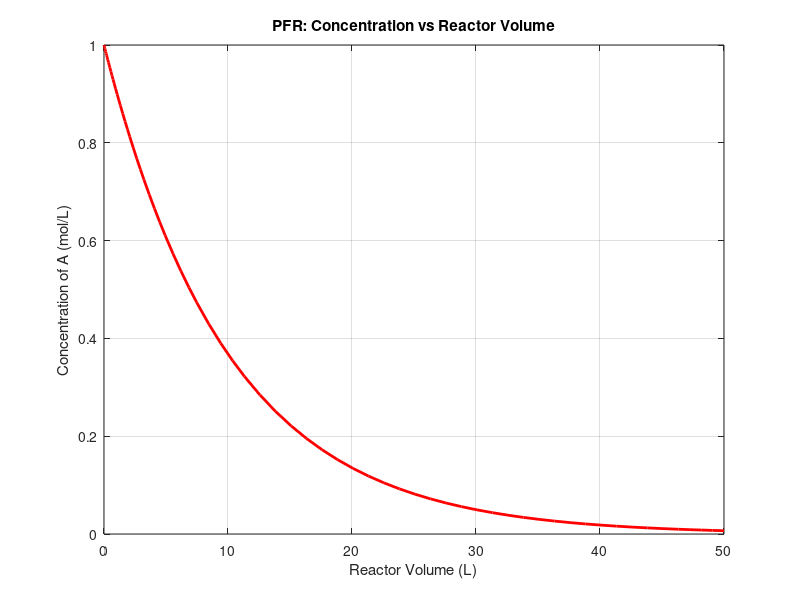

The MATLAB source for this figure:
%% Plug Flow Reactor (PFR) Simulation
% Simulate the concentration profile along the length of a PFR

% Parameters
k = 0.1; % Reaction rate constant (1/min)
F = 1; % Flow rate (L/min)
C_A0 = 1; % Initial concentration (mol/L)
V_span = [0, 50]; % Reactor volume span (L)

% Rate law for a PFR: dC_A/dV = -k * C_A / F
dCAdV = @(V, C_A) -k * C_A / F;

% Solve the differential equation using ode45
[V, C_A] = ode45(dCAdV, V_span, C_A0);

% Plot the results
figure;
plot(V, C_A, 'r-', 'LineWidth', 2);
xlabel('Reactor Volume (L)');
ylabel('Concentration of A (mol/L)');
title('PFR: Concentration vs Reactor Volume');
grid on;
